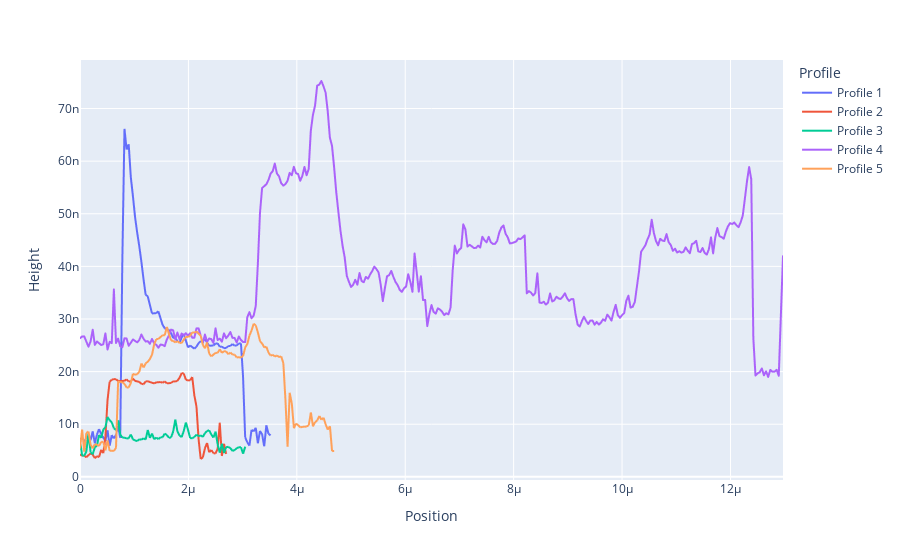
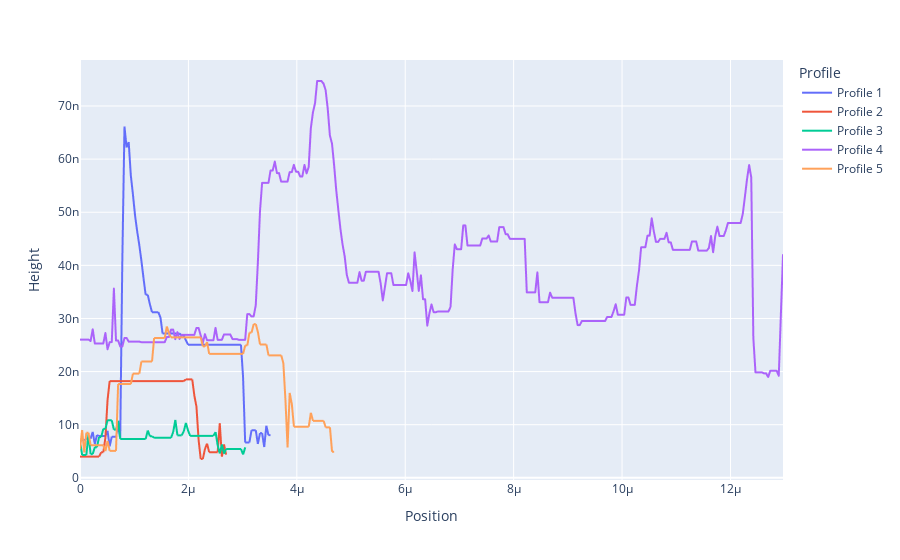

Source (notebook cell) for these figures, in order:
### Code cell
data3 = afm.import_data(r"C:\Users\poeda\OneDrive\Documents\Luo Group\AFM Images\CrsBr MTJ Project\CrSBr MTJ #3.005 heights.csv")
fig3, df3 = afm.plotly_graph(data3)
fig3.show()

avg_data3 = afm.threshold_averaging(data3, 0.1e-8)
avg_fig3, avg_df3 = afm.plotly_graph(avg_data3)
avg_fig3.show()

### Figure 1 — Plotly figure (JSON) as saved in the notebook; plotly's stock layout.template omitted (floating-point values rounded to 4 significant figures; data arrays with more than 128 entries replaced by an {"elided": "..."} marker saying what was removed)
{"data": [{"hovertemplate": "Profile=Profile 1<br>Position=%{x}<br>Height=%{y}<extra></extra>", "legendgroup": "Profile 1", "line": {"color": "#636efa", "dash": "solid"}, "marker": {"symbol": "circle"}, "mode": "lines", "name": "Profile 1", "showlegend": true, "type": "scattergl", "x": {"elided": "333 float values"}, "xaxis": "x", "y": {"elided": "333 float values"}, "yaxis": "y"}, {"hovertemplate": "Profile=Profile 2<br>Position=%{x}<br>Height=%{y}<extra></extra>", "legendgroup": "Profile 2", "line": {"color": "#EF553B", "dash": "solid"}, "marker": {"symbol": "circle"}, "mode": "lines", "name": "Profile 2", "showlegend": true, "type": "scattergl", "x": {"elided": "333 float values"}, "xaxis": "x", "y": {"elided": "333 float values"}, "yaxis": "y"}, {"hovertemplate": "Profile=Profile 3<br>Position=%{x}<br>Height=%{y}<extra></extra>", "legendgroup": "Profile 3", "line": {"color": "#00cc96", "dash": "solid"}, "marker": {"symbol": "circle"}, "mode": "lines", "name": "Profile 3", "showlegend": true, "type": "scattergl", "x": {"elided": "333 float values"}, "xaxis": "x", "y": {"elided": "333 float values"}, "yaxis": "y"}, {"hovertemplate": "Profile=Profile 4<br>Position=%{x}<br>Height=%{y}<extra></extra>", "legendgroup": "Profile 4", "line": {"color": "#ab63fa", "dash": "solid"}, "marker": {"symbol": "circle"}, "mode": "lines", "name": "Profile 4", "showlegend": true, "type": "scattergl", "x": {"elided": "333 float values"}, "xaxis": "x", "y": {"elided": "333 float values"}, "yaxis": "y"}, {"hovertemplate": "Profile=Profile 5<br>Position=%{x}<br>Height=%{y}<extra></extra>", "legendgroup": "Profile 5", "line": {"color": "#FFA15A", "dash": "solid"}, "marker": {"symbol": "circle"}, "mode": "lines", "name": "Profile 5", "showlegend": true, "type": "scattergl", "x": {"elided": "333 float values"}, "xaxis": "x", "y": {"elided": "333 float values"}, "yaxis": "y"}], "layout": {"legend": {"title": {"text": "Profile"}, "tracegroupgap": 0}, "margin": {"t": 60}, "xaxis": {"anchor": "y", "domain": [0, 1], "title": {"text": "Position"}}, "yaxis": {"anchor": "x", "domain": [0, 1], "title": {"text": "Height"}}}}

### Figure 2 — Plotly figure (JSON) as saved in the notebook; plotly's stock layout.template omitted (floating-point values rounded to 4 significant figures; data arrays with more than 128 entries replaced by an {"elided": "..."} marker saying what was removed)
{"data": [{"hovertemplate": "Profile=Profile 1<br>Position=%{x}<br>Height=%{y}<extra></extra>", "legendgroup": "Profile 1", "line": {"color": "#636efa", "dash": "solid"}, "marker": {"symbol": "circle"}, "mode": "lines", "name": "Profile 1", "showlegend": true, "type": "scattergl", "x": {"elided": "333 float values"}, "xaxis": "x", "y": {"elided": "333 float values"}, "yaxis": "y"}, {"hovertemplate": "Profile=Profile 2<br>Position=%{x}<br>Height=%{y}<extra></extra>", "legendgroup": "Profile 2", "line": {"color": "#EF553B", "dash": "solid"}, "marker": {"symbol": "circle"}, "mode": "lines", "name": "Profile 2", "showlegend": true, "type": "scattergl", "x": {"elided": "333 float values"}, "xaxis": "x", "y": {"elided": "333 float values"}, "yaxis": "y"}, {"hovertemplate": "Profile=Profile 3<br>Position=%{x}<br>Height=%{y}<extra></extra>", "legendgroup": "Profile 3", "line": {"color": "#00cc96", "dash": "solid"}, "marker": {"symbol": "circle"}, "mode": "lines", "name": "Profile 3", "showlegend": true, "type": "scattergl", "x": {"elided": "333 float values"}, "xaxis": "x", "y": {"elided": "333 float values"}, "yaxis": "y"}, {"hovertemplate": "Profile=Profile 4<br>Position=%{x}<br>Height=%{y}<extra></extra>", "legendgroup": "Profile 4", "line": {"color": "#ab63fa", "dash": "solid"}, "marker": {"symbol": "circle"}, "mode": "lines", "name": "Profile 4", "showlegend": true, "type": "scattergl", "x": {"elided": "333 float values"}, "xaxis": "x", "y": {"elided": "333 float values"}, "yaxis": "y"}, {"hovertemplate": "Profile=Profile 5<br>Position=%{x}<br>Height=%{y}<extra></extra>", "legendgroup": "Profile 5", "line": {"color": "#FFA15A", "dash": "solid"}, "marker": {"symbol": "circle"}, "mode": "lines", "name": "Profile 5", "showlegend": true, "type": "scattergl", "x": {"elided": "333 float values"}, "xaxis": "x", "y": {"elided": "333 float values"}, "yaxis": "y"}], "layout": {"legend": {"title": {"text": "Profile"}, "tracegroupgap": 0}, "margin": {"t": 60}, "xaxis": {"anchor": "y", "domain": [0, 1], "title": {"text": "Position"}}, "yaxis": {"anchor": "x", "domain": [0, 1], "title": {"text": "Height"}}}}
